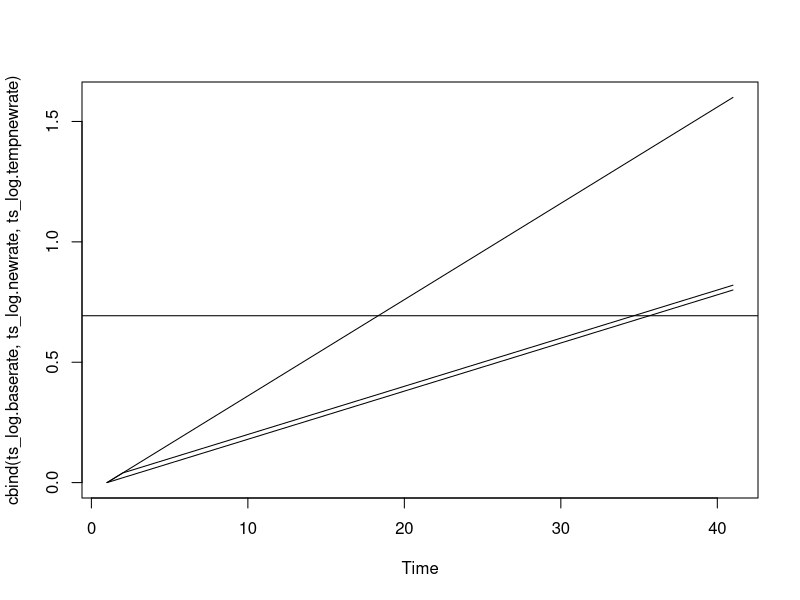
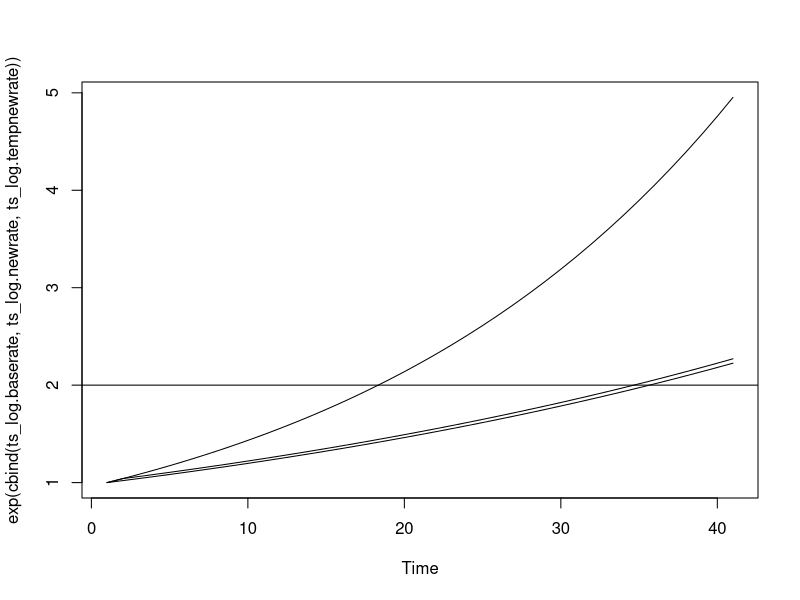
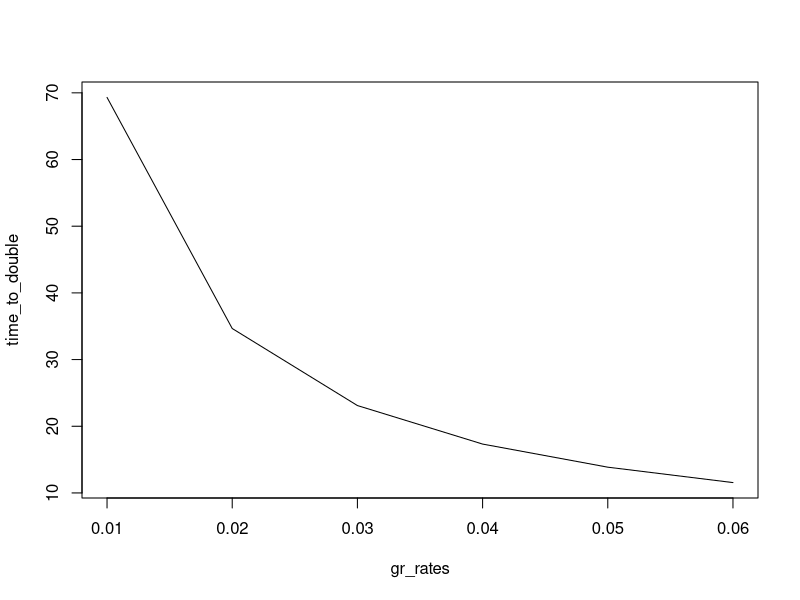
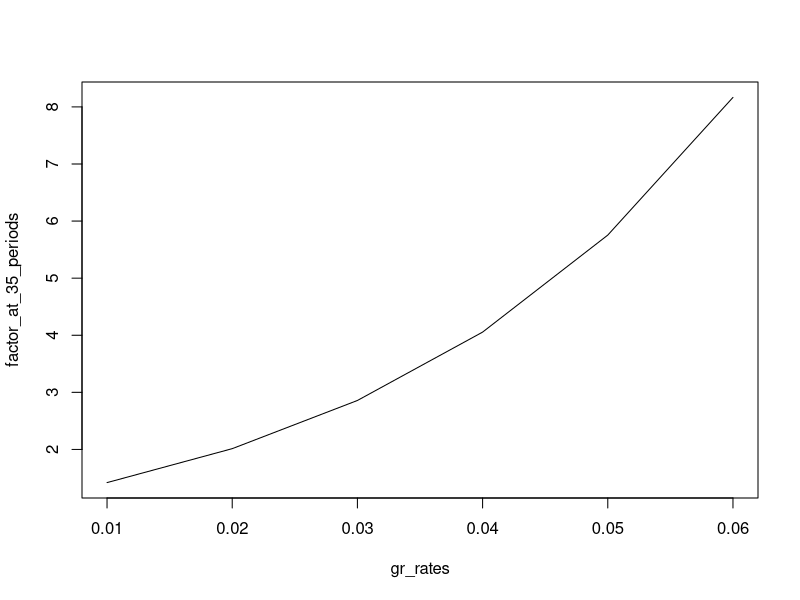

These charts were generated, in order, by the following R code:
finalT = 40
xvals = 0:finalT
level.start = 1
level.target = 2*level.start
base.rate = 0.02
new.rate = 0.04

rates_base = c(0,rep(base.rate, finalT))
rates_new =  c(0,rep(new.rate, finalT))
rates_tempnew = rates_base
rates_tempnew[2] = new.rate

values.log.baserate = cumsum(rates_base) + log(level.start)
values.log.newrate = cumsum(rates_new) + log(level.start)
values.log.tempnewrate = cumsum(rates_tempnew) + log(level.start)



double_period_base_rate = which.max(values.log.baserate >= (log(2)+log(level.start))) -1
double_period_new_rate = which.max(values.log.newrate >= (log(2)+log(level.start))) -1
double_period_tempnew_rate = which.max(values.log.tempnewrate >= (log(2)+log(level.start))) -1


exact_time_double_base_rate = log(2)/base.rate
exact_time_double_new_rate = log(2)/new.rate



ts_log.baserate = as.ts(values.log.baserate, start=0)
ts_log.newrate = as.ts(values.log.newrate, start=0)
ts_log.tempnewrate = as.ts(values.log.tempnewrate, start=0)
plot(cbind(ts_log.baserate,ts_log.newrate, ts_log.tempnewrate), plot.type="single")
abline(h=log(level.target) )

plot(exp(cbind(ts_log.baserate,ts_log.newrate, ts_log.tempnewrate)), plot.type="single")
abline(h=level.target )



gr_rates = seq(0.01,0.06,0.01)
time_to_double = log(2)/gr_rates
plot(gr_rates,time_to_double, type="l")

factor_at_35_periods = exp(35*gr_rates)
plot(gr_rates,factor_at_35_periods, type="l")



factor_at_35_periods = exp(35*gr_rates)


# mu*t + lnA_0 = ln(2) + lnA_0
# mu*t = ln(2)
# t = ln(2)/mu